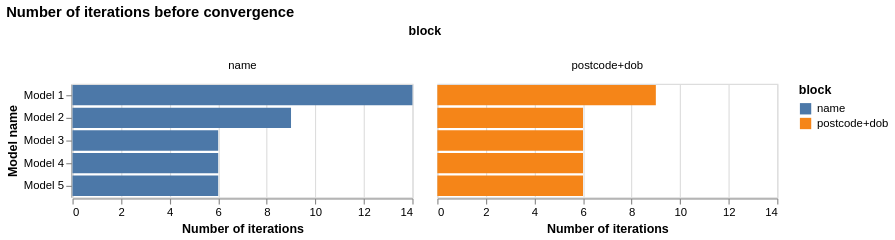

Here is the Vega-Lite specification saved for this chart:
### Vega-Lite specification from a JSON file in a GitHub repository (floating-point values rounded to 4 significant figures)
{"$schema": "https://vega.github.io/schema/vega-lite/v5.json", "description": "A simple bar chart with embedded data.", "title": "Number of iterations before convergence", "data": {"values": [{"Model name": "Model 1", "Number of iterations": 9, "block": "postcode+dob"}, {"Model name": "Model 2", "Number of iterations": 6, "block": "postcode+dob"}, {"Model name": "Model 3", "Number of iterations": 6, "block": "postcode+dob"}, {"Model name": "Model 4", "Number of iterations": 6, "block": "postcode+dob"}, {"Model name": "Model 5", "Number of iterations": 6, "block": "postcode+dob"}, {"Model name": "Model 1", "Number of iterations": 14, "block": "name"}, {"Model name": "Model 2", "Number of iterations": 9, "block": "name"}, {"Model name": "Model 3", "Number of iterations": 6, "block": "name"}, {"Model name": "Model 4", "Number of iterations": 6, "block": "name"}, {"Model name": "Model 5", "Number of iterations": 6, "block": "name"}]}, "mark": "bar", "encoding": {"y": {"field": "Model name", "type": "nominal", "axis": {"labelAngle": 0}}, "x": {"field": "Number of iterations", "type": "quantitative"}, "color": {"field": "block", "type": "nominal"}, "column": {"field": "block", "type": "nominal"}}}
